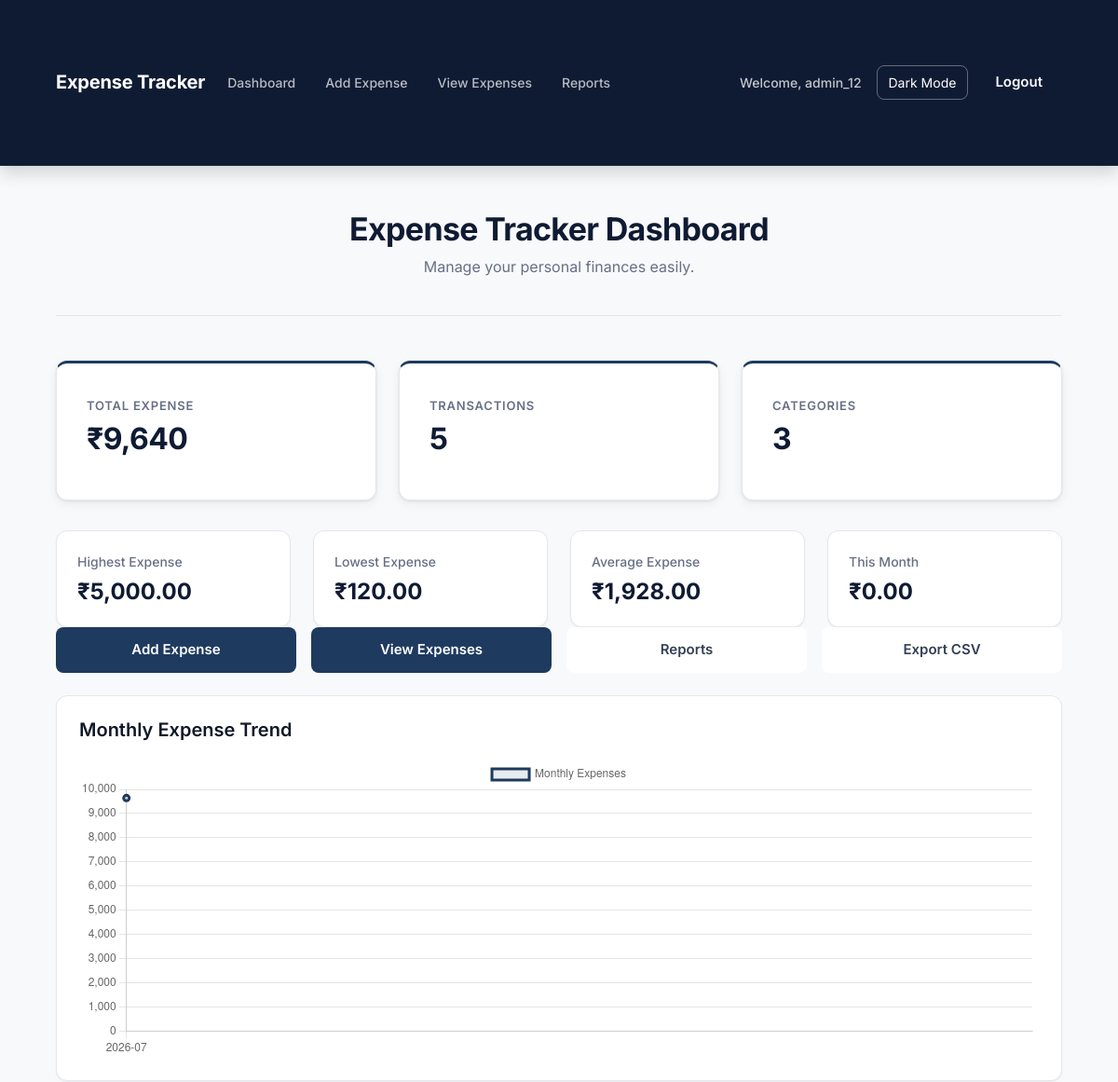
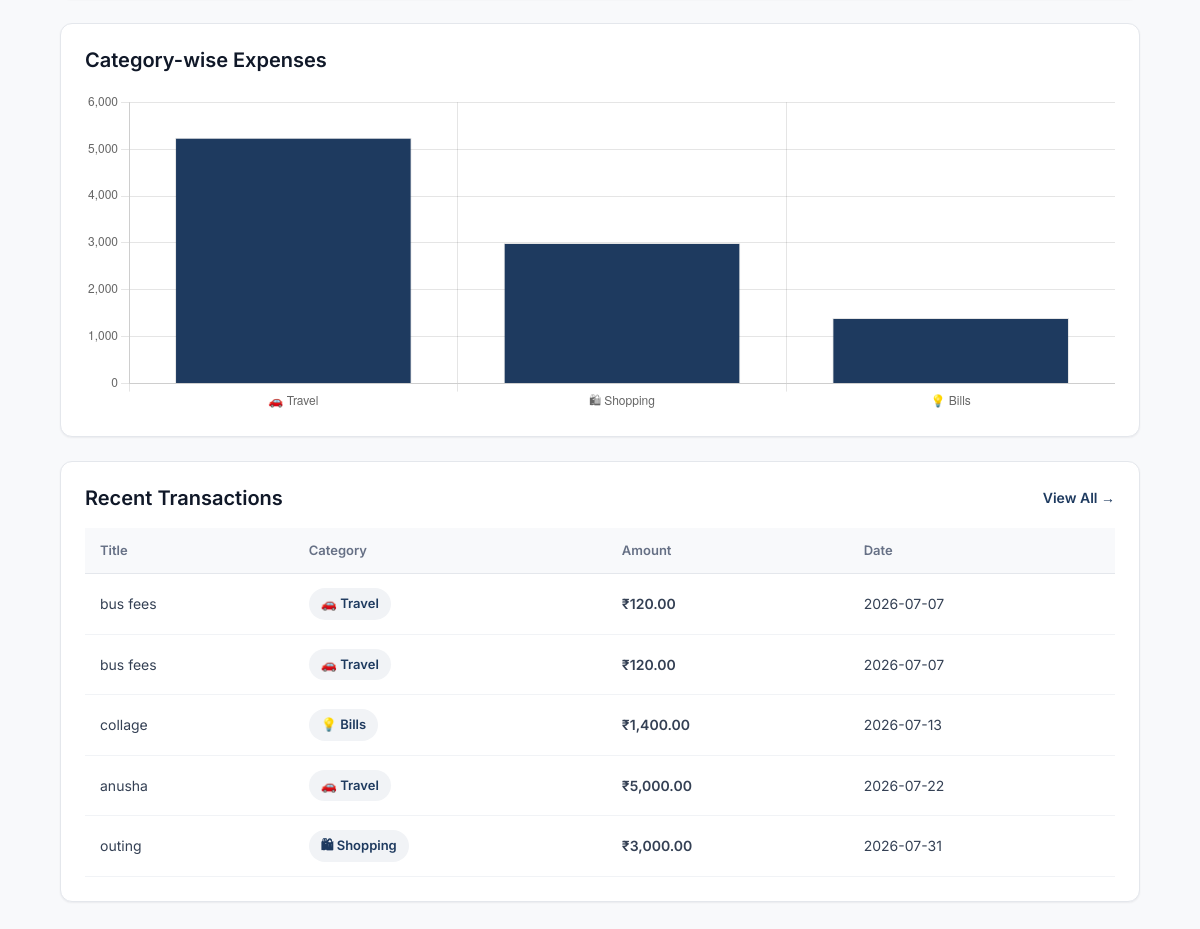
/ (signed in), run on the app's committed database (2 pictures, top to bottom).
### tables this page shows
CREATE TABLE expenses(
        id INTEGER PRIMARY KEY AUTOINCREMENT,
        user_id INTEGER NOT NULL,
        title TEXT,
        amount REAL,
        category TEXT,
        date TEXT,
        FOREIGN KEY (user_id) REFERENCES users(id)
    );

### app.py (the view)
@app.route("/")
def home():
    if "user_id" not in session:
        return redirect("/login")
    user_id = session["user_id"]
    conn = sqlite3.connect(DB_PATH)
    cur = conn.cursor()
    cur.execute("""
        SELECT IFNULL(SUM(amount), 0)
        FROM expenses
        WHERE user_id=?
    """, (user_id,))
    total = cur.fetchone()[0]
    cur.execute("""
        SELECT COUNT(*)
        FROM expenses
        WHERE user_id=?
    """, (user_id,))
    count = cur.fetchone()[0]
    cur.execute("""
        SELECT COUNT(DISTINCT category)
        FROM expenses
        WHERE user_id=?
    """, (user_id,))
    categories = cur.fetchone()[0]
    cur.execute("""
        SELECT IFNULL(MAX(amount), 0)
        FROM expenses
        WHERE user_id=?
    """, (user_id,))
    highest = cur.fetchone()[0]
    cur.execute("""
        SELECT IFNULL(MIN(amount), 0)
        FROM expenses
        WHERE user_id=?
    """, (user_id,))
    lowest = cur.fetchone()[0]
    cur.execute("""
        SELECT IFNULL(AVG(amount), 0)
        FROM expenses
        WHERE user_id=?
    """, (user_id,))
    average = round(cur.fetchone()[0], 2)
    cur.execute("""
        SELECT IFNULL(SUM(amount), 0)
        FROM expenses
        WHERE user_id=?
        AND strftime('%Y-%m', date)=strftime('%Y-%m', 'now')
    """, (user_id,))
    month_total = cur.fetchone()[0]
    cur.execute("""
        SELECT title, amount, category, date
        FROM expenses
        WHERE user_id=?
        ORDER BY id DESC
        LIMIT 5
    """, (user_id,))
    recent_expenses = cur.fetchall()
    cur.execute("""
        SELECT category, SUM(amount)
        FROM expenses
        WHERE user_id=?
        GROUP BY category
        ORDER BY SUM(amount) DESC
    """, (user_id,))
    category_data = cur.fetchall()
    category_labels = [row[0] for row in category_data]
    category_amounts = [row[1] for row in category_data]
    cur.execute("""
        SELECT
            strftime('%Y-%m', date),
            SUM(amount)
        FROM expenses
        WHERE user_id=?
        GROUP BY strftime('%Y-%m', date)
        ORDER BY strftime('%Y-%m', date)
    """, (user_id,))
    monthly_data = cur.fetchall()
    monthly_labels = [row[0] for row in monthly_data]
    monthly_amounts = [row[1] for row in monthly_data]
    conn.close()
    return render_template(
        "index.html",
        total=total,
        count=count,
        categories=categories,
        highest=highest,
        lowest=lowest,
        average=average,
        month_total=month_total,
        recent_expenses=recent_expenses,
        monthly_labels=monthly_labels,
        monthly_amounts=monthly_amounts,
        category_labels=category_labels,
        category_amounts=category_amounts
    )

### templates/index.html (shortened to what this page needs)
<!DOCTYPE html>
<html lang="en">
<head>
    <link href="https://cdn.jsdelivr.net/npm/bootstrap@5.3.3/dist/css/bootstrap.min.css" rel="stylesheet">
    <link rel="stylesheet" href="{{ url_for('static', filename='style.css') }}">
</head>
<body>
<nav class="navbar navbar-expand-lg navbar-dark shadow">
    <div class="container">
        <a class="navbar-brand fw-bold" href="/">
            Expense Tracker
        </a>
        <div class="collapse navbar-collapse" id="navbarNav">
            <ul class="navbar-nav me-auto">
                <li class="nav-item">
                    <a class="nav-link active" href="/">Dashboard</a>
                </li>
                <li class="nav-item">
                    <a class="nav-link" href="/add">Add Expense</a>
                </li>
                <li class="nav-item">
                    <a class="nav-link" href="/view">View Expenses</a>
                </li>
                <li class="nav-item">
                    <a class="nav-link" href="/reports">Reports</a>
                </li>
            </ul>
            <span class="navbar-text me-3">
                Welcome, {{ session['user'] }}
            </span>
            <button id="themeToggle" class="theme-toggle" type="button">
                Dark Mode
            </button>
            <a href="/logout" class="btn btn-outline-light">
                Logout
            </a>
        </div>
    </div>
</nav>
<div class="container">
    <div class="header">
        <h1>Expense Tracker Dashboard</h1>
        <p>Manage your personal finances easily.</p>
    </div>
    <div class="cards">
        <div class="card dashboard-card">
            <h3>Total Expense</h3>
            <h1>₹{{ "{:,.0f}".format(total) }}</h1>
        </div>
        <div class="card dashboard-card">
            <h3>Transactions</h3>
            <h1>{{ count }}</h1>
        </div>
        <div class="card dashboard-card">
            <h3>Categories</h3>
            <h1>{{ categories }}</h1>
        </div>
    </div>
    <div class="financial-summary">
        <div class="summary-card">
            <span class="summary-label">Highest Expense</span>
            <h3>₹{{ "{:,.2f}".format(highest) }}</h3>
        </div>
        <div class="summary-card">
            <span class="summary-label">Lowest Expense</span>
            <h3>₹{{ "{:,.2f}".format(lowest) }}</h3>
        </div>
        <div class="summary-card">
            <span class="summary-label">Average Expense</span>
            <h3>₹{{ "{:,.2f}".format(average) }}</h3>
        </div>
        <div class="summary-card">
            <span class="summary-label">This Month</span>
            <h3>₹{{ "{:,.2f}".format(month_total) }}</h3>
        </div>
    </div>
    <div class="actions">
        <a href="/add" class="btn btn-primary btn-lg">
            Add Expense
        </a>
        <a href="/view" class="btn btn-primary btn-lg">
            View Expenses
        </a>
        <a href="/reports" class="btn btn-outline-secondary btn-lg">
            Reports
        </a>
        <a href="/export" class="btn btn-outline-secondary btn-lg">
            Export CSV
        </a>
    </div>
    <div class="monthly-chart">
        <div class="section-header">
            <h2>Monthly Expense Trend</h2>
        </div>
        <div class="chart-container">
            <canvas id="monthlyExpenseChart"></canvas>
        </div>
    </div>
    <div class="monthly-chart">
        <div class="section-header">
            <h2>Category-wise Expenses</h2>
        </div>
        <div class="chart-container">
            <canvas id="categoryExpenseChart"></canvas>
        </div>
    </div>
    <div class="recent-transactions">
        <div class="section-header">
            <h2>Recent Transactions</h2>
            <a href="/view" class="view-all-link">View All &rarr;</a>
        </div>
        <div class="table-responsive">
            <table class="recent-table">
                <thead>
                    <tr>
                        <th>Title</th>
                        <th>Category</th>
                        <th>Amount</th>
                        <th>Date</th>
                    </tr>
                </thead>
                <tbody>
                    {% if recent_expenses %}
                        {% for expense in recent_expenses %}
                        <tr>
                            <td>{{ expense[0] }}</td>
                            <td><span class="category-badge">{{ expense[2] }}</span></td>
                            <td class="expense-amount">₹{{ "{:,.2f}".format(expense[1]) }}</td>
                            <td>{{ expense[3] }}</td>
                        </tr>
                        {% endfor %}
                    {% else %}
                        <tr>
                            <td colspan="4" class="no-data">No transactions found.</td>
                        </tr>
                    {% endif %}
                </tbody>
            </table>
        </div>
    </div>
</div>
<script>
    const categoryLabels = {{ category_labels | tojson }};
    const categoryAmounts = {{ category_amounts | tojson }};
    new Chart(document.getElementById('categoryExpenseChart'), {
        type: 'bar',
        data: {
            labels: categoryLabels,
            datasets: [{
                label: 'Expense Amount',
                data: categoryAmounts,
                backgroundColor: '#1e3a5f',
                borderWidth: 1
            }]
        },
        options: {
            responsive: true,
            maintainAspectRatio: false,
            plugins: { legend: { display: false } },
            scales: { y: { beginAtZero: true } }
        }
    });
    const monthlyLabels = {{ monthly_labels | tojson }};
    const monthlyAmounts = {{ monthly_amounts | tojson }};
    new Chart(document.getElementById('monthlyExpenseChart'), {
        type: 'line',
        data: {
            labels: monthlyLabels,
            datasets: [{
                label: 'Monthly Expenses',
                data: monthlyAmounts,
                borderColor: '#1e3a5f',
                backgroundColor: 'rgba(30,58,95,0.1)',
                borderWidth: 3,
                tension: 0.3,
                fill: true
            }]
        },
        options: {
            responsive: true,
            maintainAspectRatio: false,
            plugins: { legend: { display: true } },
            scales: { y: { beginAtZero: true } }
        }
    });
    const themeToggle = document.getElementById("themeToggle");
    if (localStorage.getItem("theme") === "dark") {
        document.body.classList.add("dark-mode");
        themeToggle.textContent = "Light Mode";
    }
    themeToggle.addEventListener("click", function () {
        document.body.classList.toggle("dark-mode");
        if (document.body.classList.contains("dark-mode")) {
            localStorage.setItem("theme", "dark");
            themeToggle.textContent = "Light Mode";
        } else {
            localStorage.setItem("theme", "light");
            themeToggle.textContent = "Dark Mode";
        }
    });
</script>
</body>
</html>

### data on the page
expenses: title "bus fees", category "🚗 Travel", amount "120.00", date "2026-07-07"
expenses: title "bus fees", category "🚗 Travel", amount "120.00", date "2026-07-07"
expenses: title "collage", category "💡 Bills", amount "1,400.00", date "2026-07-13"
expenses: title "anusha", category "🚗 Travel", amount "5,000.00", date "2026-07-22"
expenses: title "outing", category "🛍 Shopping", amount "3,000.00", date "2026-07-31"

### other printed values
{{ session['user'] }} "admin_12"
{{ "{:,.0f}".format(total) }} "9,640"
{{ count }} "5"
{{ categories }} "3"
{{ "{:,.2f}".format(highest) }} "5,000.00"
{{ "{:,.2f}".format(lowest) }} "120.00"
{{ "{:,.2f}".format(average) }} "1,928.00"
{{ "{:,.2f}".format(month_total) }} "0.00"
chart data {{ category_amounts | tojson }} [5240.0, 3000.0, 1400.0]
chart data {{ monthly_labels | tojson }} ["2026-07"]
chart data {{ monthly_amounts | tojson }} [9640.0]
